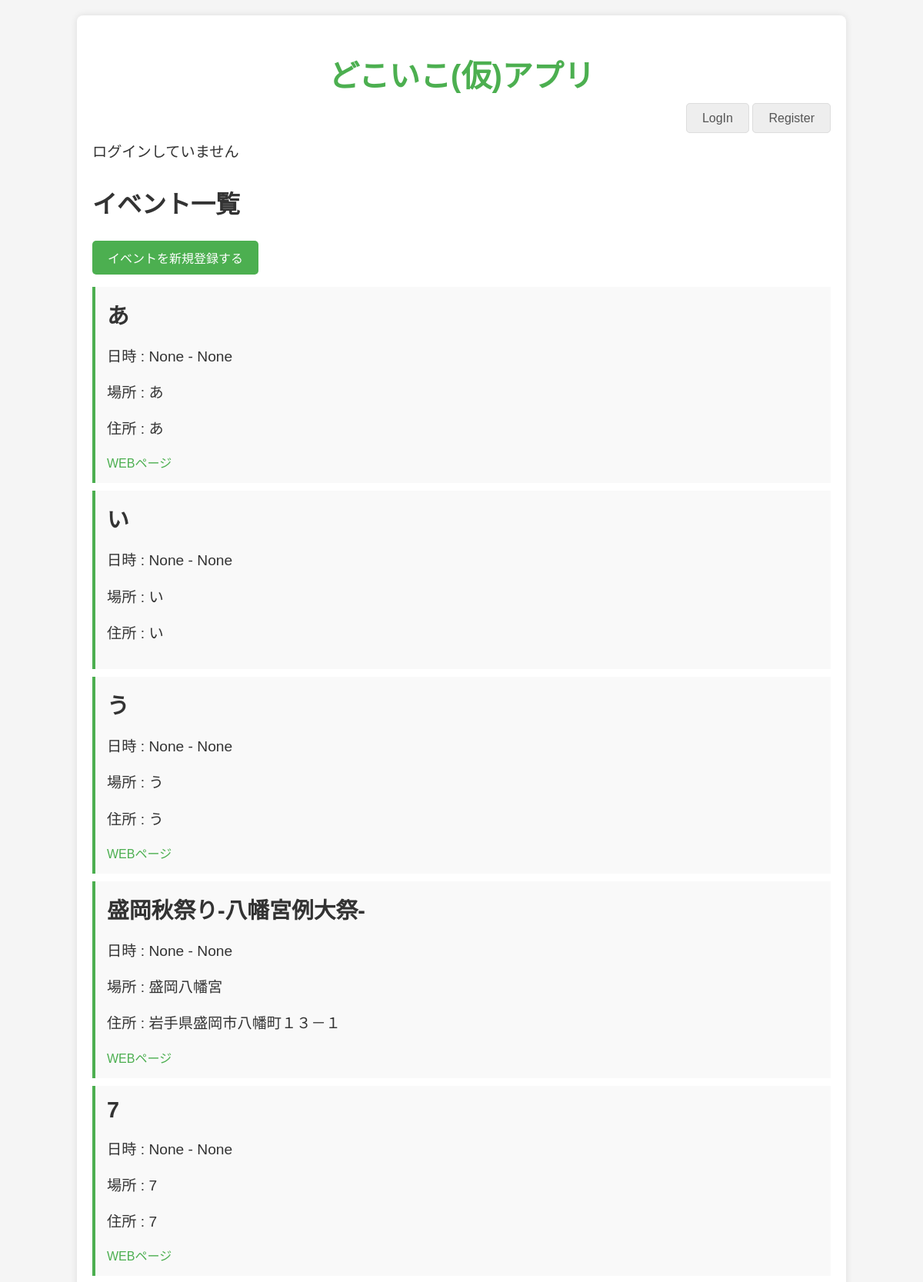
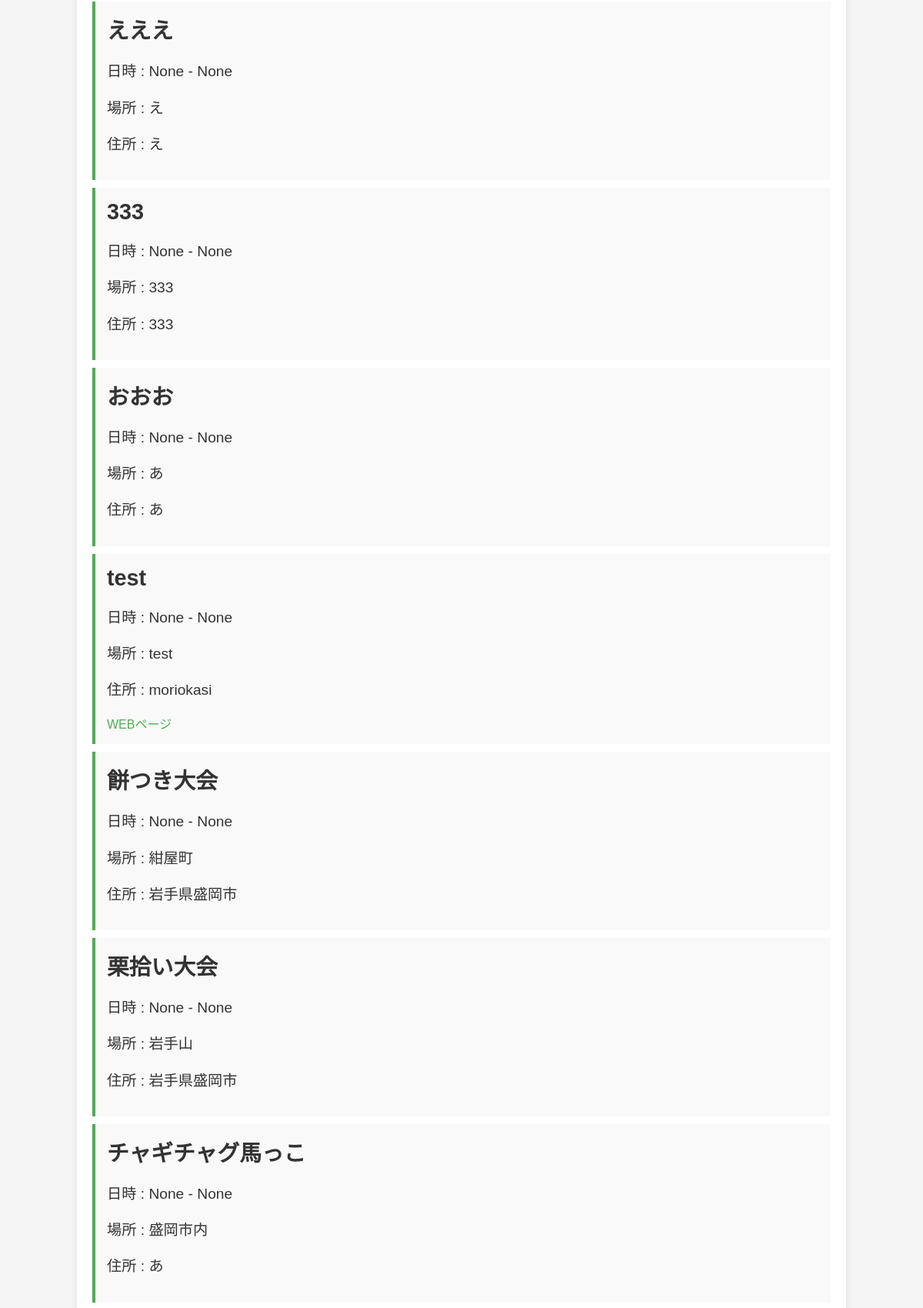
The page / (upper part) on the database its author committed (2 pictures, top to bottom).
### config.py (models this page shows, shortened)
class Event(Model):
    name = CharField()
    content = TextField(null=True)
    start_date = DateTimeField(null=True)
    end_date = DateTimeField(null=True)
    place = CharField()
    address = CharField()
    url = CharField(null=True)
    image = CharField(null=True)  # 画像ファイル名を保存するフィールド
    class Meta:
        database = db
        table_name = "events"

### app.py (the view)
@app.route("/", methods=["GET", "POST"])
def index():  # データベースからすべてのイベントを取得
    events = Event.select()
    return render_template("index.html", events=events)

### templates/index.html (shortened to what this page needs)
<!DOCTYPE html>
<html lang="ja">
<head>
</head>
<body>
    <div class="page">
        <h1><a href="{{ url_for('index') }}">どこいこ(仮)アプリ</a></h1>
        <div class="metanav">
            {% if not current_user.is_authenticated %}
                <a href="{{ url_for('user_bp.login') }}">LogIn</a>
                <a href="{{ url_for('user_bp.register') }}">Register</a>
            {% else %}
                <a href="{{ url_for('user_bp.logout') }}">LogOut</a>
            {% endif %}
        </div>
        {% if current_user.is_authenticated %}
            <p>{{ current_user.name }} さんこんにちは</p>
        {% else %}
            <p>ログインしていません</p>
        {% endif %}
        <h2>イベント一覧</h2>
        <a href="{{ url_for('create_events') }}" class="create-event">イベントを新規登録する</a>
        <ul>
            {% for event in events %}
            <li>
                <a href="{{ url_for('event_detail', event_id=event.id) }}" class="event-name">{{ event.name }}</a>
                <p>日時 : {{ event.start_date }} - {{ event.end_date }}</p>
                <p>場所 : {{ event.place }}</p>
                <p>住所 : {{ event.address }}</p>
                {% if event.url %}
                    <a href="{{ event.url }}" target="_blank">WEBページ</a>
                {% endif %}
            </li>
            {% endfor %}
        </ul>
    </div>
</body>
</html>

### templates/index.html (style rules this page uses)
body { font-family: 'Arial', sans-serif; background-color: #f5f5f5; margin: 0; padding: 0; }
.page { width: 80%; margin: 20px auto; padding: 20px; background-color: #fff; box-shadow: 0 0 10px rgba(0, 0, 0, 0.1); border-radius: 8px; }
h1 { font-size: 2.5em; color: #4CAF50; text-align: center; margin-bottom: 20px; }
.metanav { text-align: right; margin-bottom: 10px; }
.metanav a { color: #555; text-decoration: none; padding: 10px 20px; border: 1px solid #ddd; border-radius: 5px; background-color: #eee; transition: background-color 0.3s; }
p { font-size: 1.2em; color: #333; }
h2 { font-size: 2em; margin-top: 30px; color: #333; }
a { color: #4CAF50; text-decoration: none; }
ul { list-style: none; padding: 0; }
li { background-color: #f9f9f9; margin-bottom: 10px; padding: 15px; border-left: 4px solid #4CAF50; transition: background-color 0.3s; }
.create-event { display: inline-block; padding: 10px 20px; background-color: #4CAF50; color: #fff; text-decoration: none; border-radius: 5px; transition: background-color 0.3s; }
.event-name { font-size: 1.8em; font-weight: bold; color: #333; }

### rows shown on the page
Event: name "あ", start_date "None", end_date "None", place "あ", address "あ"
Event: name "い", start_date "None", end_date "None", place "い", address "い"
Event: name "う", start_date "None", end_date "None", place "う", address "う"
Event: name "盛岡秋祭り-八幡宮例大祭-", start_date "None", end_date "None", place "盛岡八幡宮", address "岩手県盛岡市八幡町１３－１"
Event: name "7", start_date "None", end_date "None", place "7", address "7"
Event: name "えええ", start_date "None", end_date "None", place "え", address "え"
Event: name "333", start_date "None", end_date "None", place "333", address "333"
Event: name "おおお", start_date "None", end_date "None", place "あ", address "あ"
Event: name "test", start_date "None", end_date "None", place "test", address "moriokasi"
Event: name "餅つき大会", start_date "None", end_date "None", place "紺屋町", address "岩手県盛岡市"
Event: name "栗拾い大会", start_date "None", end_date "None", place "岩手山", address "岩手県盛岡市"
Event: name "チャギチャグ馬っこ", start_date "None", end_date "None", place "盛岡市内", address "あ"
